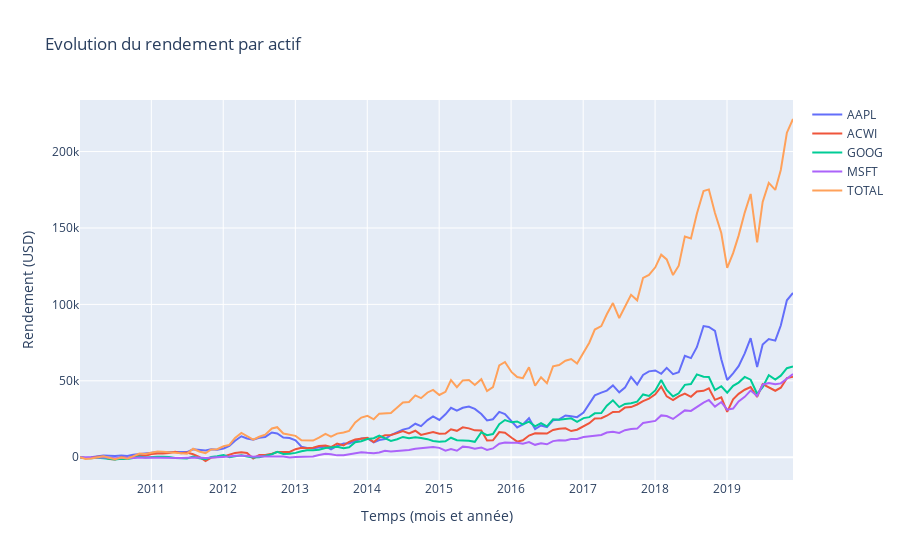

Notebook source saved alongside this figure:
### Code cell
get_plot_rendement(df_multi_actifs) # ajouter acwi par défaut # 1
